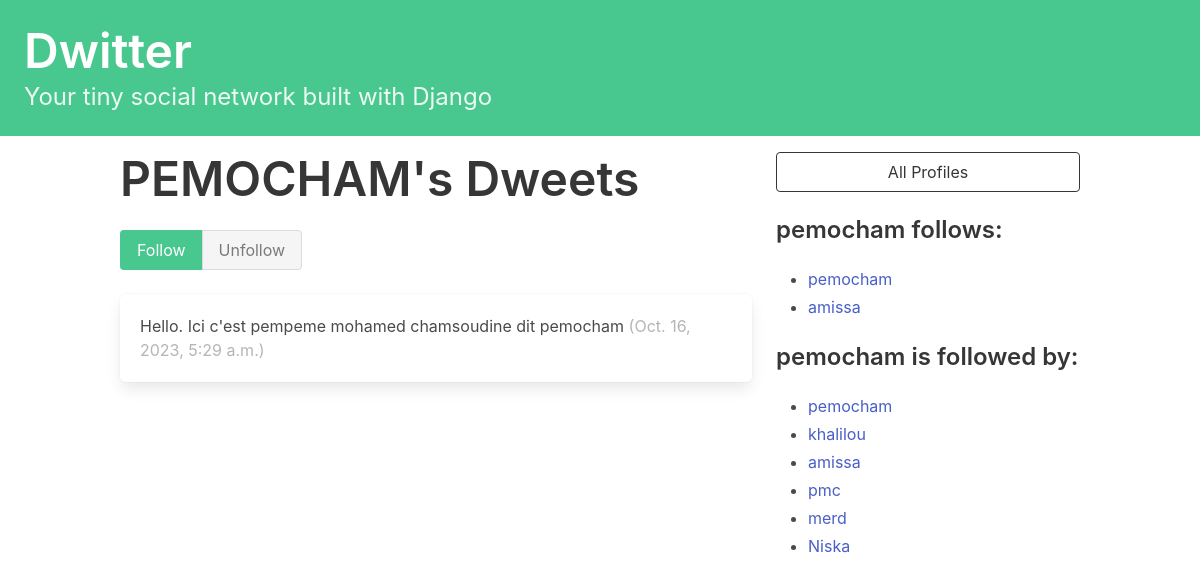
The app's page /profile/1/, older data.
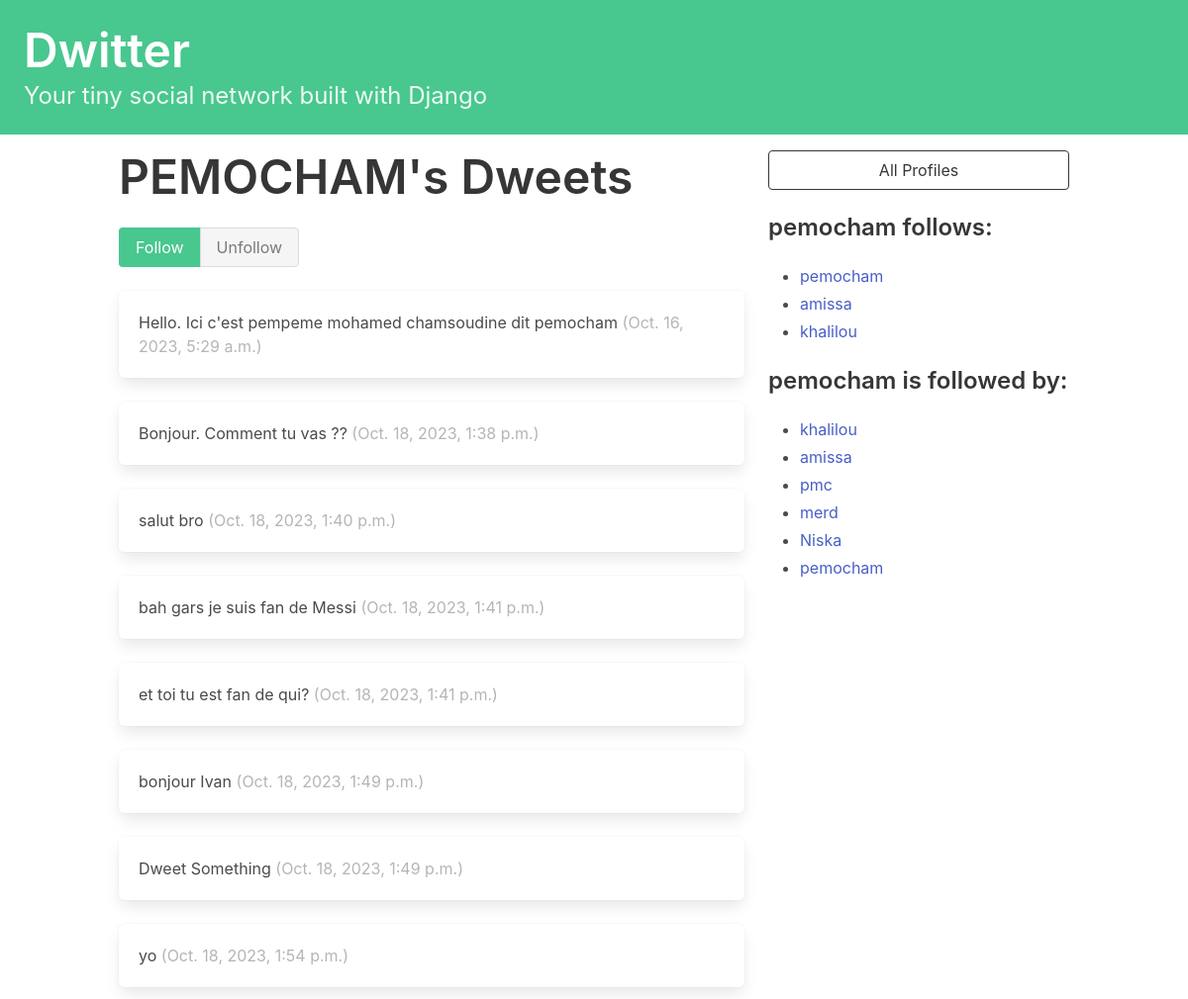
The same page, newer data.
### dwitter/models.py (models this page shows, shortened)
class Dweet(models.Model):
    user = models.ForeignKey(
        User, related_name="dweets", on_delete=models.DO_NOTHING
    )
    body = models.CharField(max_length=140)
    created_at = models.DateTimeField(auto_now_add=True)

class Profile(models.Model):
    user = models.OneToOneField(User,
        on_delete=models.CASCADE,
        related_name='profile'
    )
    follows = models.ManyToManyField(
        'self',
        related_name='followed_by',
        symmetrical=False,
        blank=True
    )
    class Meta:
        verbose_name = 'Profile'
        verbose_name_plural = 'Profiles'
    def __str__(self):
        return self.user.username

### dwitter/views.py (the view, shortened to what this page needs)
# urls.py: path("profile/<int:pk>/", views.profile_views, name="profile"),
def profile_views(request, pk):
    profile = get_object_or_404(Profile, pk=pk)
    context = {
        'profile':profile,
    }
    return render(request, 'dwitter/profile.html', context=context)

### dwitter/templates/dwitter/profile.html (shortened to what this page needs)
{% extends 'base.html' %}
{% block content %}
<div class="column">
    <div class="block">
    <h1 class="title is-1">
        {{profile.user.username|upper}}'s Dweets
    </h1>
    <form method="post">
        <div class="buttons has-addons">
        {% if profile in user.profile.follows.all %}
            <button class="button is-success is-static">
                Follow
            </button>
            <button class="button is-danger"
                    name="follow"
                    value="unfollow">
                Unfollow
            </button>
        {% else %}
            <button class="button is-success"
                    name="follow"
                    value="follow">
                Follow
            </button>
            <button class="button is-danger is-static">
                Unfollow
            </button>
        {% endif %}
        </div>
    </form>
    </div>
    <div class="content">
        {% for dweet in profile.user.dweets.all %}
            <div class="box">
                {{ dweet.body }}
                <span class="is-small has-text-grey-light">
                    ({{ dweet.created_at }})
                </span>
            </div>
        {% endfor %}
    </div>
</div>
<div class="column is-one-third">
    <div class="block">
        <a href="{% url 'profile_list' %}">
            <button class="button is-dark is-outlined is-fullwidth">
                All Profiles
            </button>
        </a>
    </div>
    <div class="block">
        <h3 class="title is-4">
            {{profile.user.username}} follows:
        </h3>
        <div class="content">
            <ul>
            {% for following in profile.follows.all %}
                <li>
                    <a href="{% url 'profile' following.id %} ">
                        {{ following }}
                    </a>
                </li>
            {% endfor %}
            </ul>
        </div>
    </div>
    <div class="block">
        <h3 class="title is-4">
            {{profile.user.username}} is followed by:
        </h3>
        <div class="content">
            <ul>
            {% for follower in profile.followed_by.all %}
                <li>
                    <a href="{% url 'profile' follower.id %} ">
                        {{ follower }}
                    </a>
                </li>
            {% endfor %}
            </ul>
        </div>
    </div>
</div>
{% endblock content %}

Row changes from the older to the newer data that the page shows:
shown differently, row unchanged: Profile "pemocham": moves down the list
added Dweet: body "Bonjour. Comment tu vas ??", created_at "Oct. 18, 2023, 1:38 p.m."
added Dweet: body "salut bro", created_at "Oct. 18, 2023, 1:40 p.m."
added Dweet: body "bah gars je suis fan de Messi", created_at "Oct. 18, 2023, 1:41 p.m."
added Dweet: body "et toi tu est fan de qui?", created_at "Oct. 18, 2023, 1:41 p.m."
added Dweet: body "bonjour Ivan", created_at "Oct. 18, 2023, 1:49 p.m."
added Dweet: body "Dweet Something", created_at "Oct. 18, 2023, 1:49 p.m."
added Dweet: body "yo", created_at "Oct. 18, 2023, 1:54 p.m."
now on one of the page's lists (row unchanged): Profile: user.username "khalilou"
